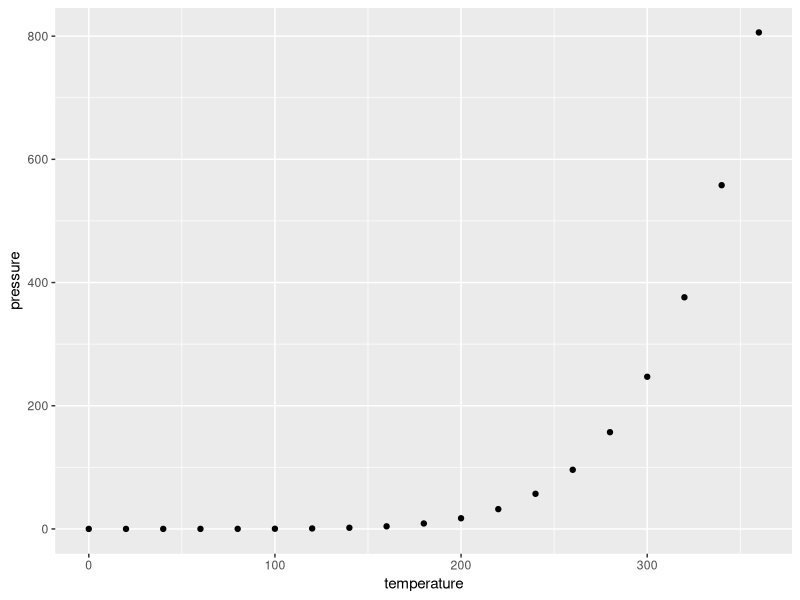

R code for this plot:
## ---- chunk 1
knitr::opts_chunk$set(echo = TRUE)
## ---- chunk 2
summary(cars)
## ---- chunk 3
library(tidyverse)
ggplot(pressure, aes(x=temperature, y=pressure))+geom_point()
